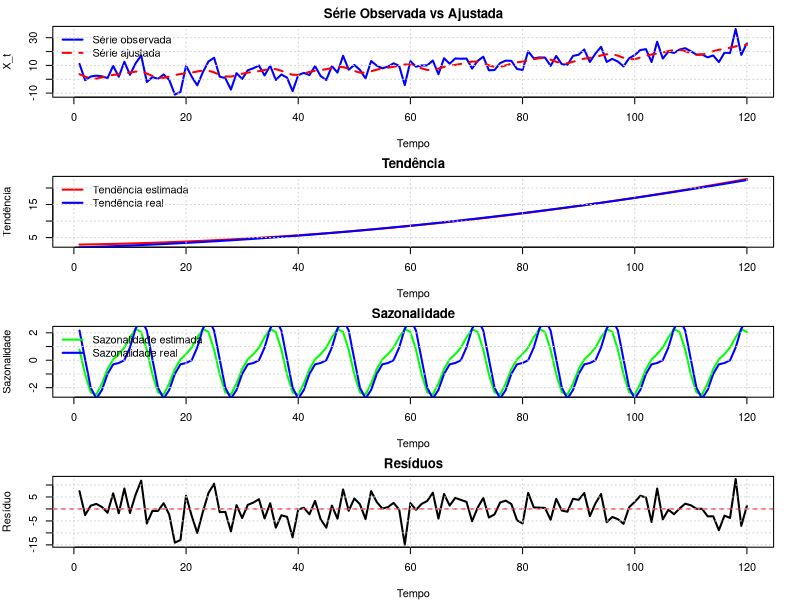
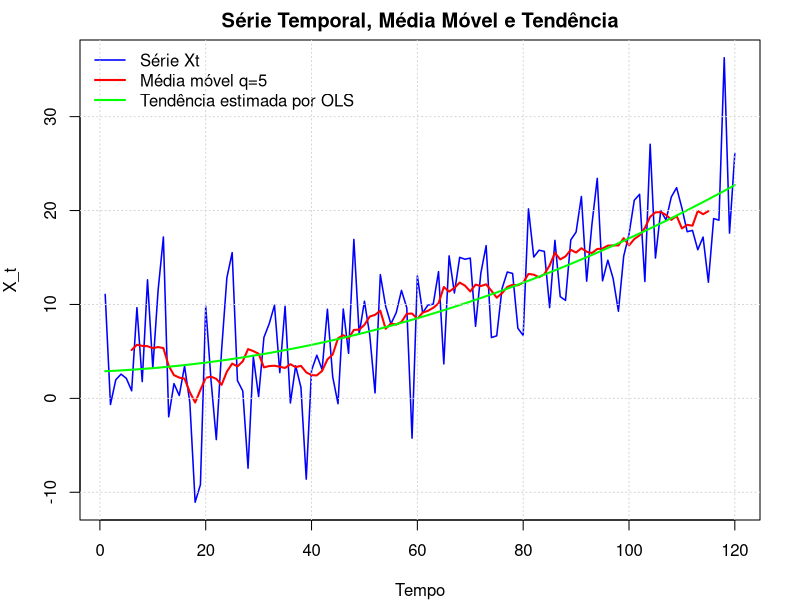

Reproduce these figures in R, in order.
############################################################
# AULA PRÁTICA – DECOMPOSIÇÃO CLÁSSICA DE SÉRIES TEMPORAIS
# TENDÊNCIA E SAZONALIDADE
############################################################

rm(list = ls())

set.seed(42)

############################################################
# 1. PARÂMETROS GERAIS
############################################################

n_anos <- 10

s <- 12

n <- n_anos * s

sigma <- 5

############################################################
# 2. FUNÇÕES DE CONSTRUÇÃO DAS MATRIZES
############################################################

############################################################
# MATRIZ DE TENDÊNCIA POLINOMIAL
############################################################

criar_matriz_tendencia <- function(t, grau){
  
  n <- length(t)
  
  numero_colunas <- grau + 1
  
  X <- matrix(0,nrow = n,ncol = numero_colunas)
  
  for(i in 1:n){
    
    for(j in 0:grau){
      X[i,j+1] <- t[i]^j
    }
  }
  return(X)
}

############################################################
# MATRIZ DE FOURIER
############################################################

criar_matriz_fourier <- function(t, periodo, K){
  
  n <- length(t)
  
  numero_colunas <- 2 * K
  
  X <- matrix(0,nrow = n,ncol = numero_colunas)
  
  for(i in 1:n){
    
    for(k in 1:K){
      
      coluna_cos <- 2*k - 1
      coluna_sin <- 2*k
      
      X[i,coluna_cos] <-cos(2 * pi * k * t[i] / periodo)
      
      X[i,coluna_sin] <-sin(2 * pi * k * t[i] / periodo)
    }
  }
  return(X)
}

############################################################
# MATRIZ DE DUMMIES SAZONAIS
############################################################

criar_matriz_dummies <- function(t, periodo){
  
  n <- length(t)
  
  numero_colunas <- periodo - 1
  
  X <- matrix(0,nrow = n,ncol = numero_colunas)
  
  for(i in 1:n){
    
    mes <- ((t[i] - 1) %% periodo) + 1
    
    if(mes != 1){
      
      coluna <- mes - 1
      
      X[i,coluna] <- 1
    }
  }
  
  return(X)
}

############################################################
# 3. RUÍDO BRANCO
############################################################

simular_ruido_branco <- function(n, sigma){
  
  eps <- numeric(n)
  
  for(i in 1:n){
    
    eps[i] <- rnorm(1,mean = 0,sd = sigma
    )
  }
  
  return(eps)
}

############################################################
# 4. SIMULAÇÃO DA SÉRIE TEMPORAL
############################################################

simular_serie <- function(beta_tendencia,
                          X_tendencia,
                          X_sazonal,
                          beta_sazonal,
                          sigma){
  
  n <- nrow(X_tendencia)
  
  numero_colunas_tendencia <-ncol(X_tendencia)
  
  numero_colunas_sazonal <-ncol(X_sazonal)
  
  eps <- simular_ruido_branco(n, sigma)
  
  Xt <- numeric(n)
  
  for(i in 1:n){
    
    valor_tendencia <- 0
    
    for(j in 1:numero_colunas_tendencia){
      
      valor_tendencia <-valor_tendencia +X_tendencia[i,j] *beta_tendencia[j]
    }
    
    valor_sazonal <- 0
    
    for(j in 1:numero_colunas_sazonal){
      
      valor_sazonal <-valor_sazonal +X_sazonal[i,j] *beta_sazonal[j]
    }
    
    Xt[i] <-valor_tendencia + valor_sazonal + eps[i]
  }
  return(Xt)
}

############################################################
# 5. MÉDIA MÓVEL
############################################################

############################################################
# MÉDIA MÓVEL CENTRADA DE RAIO q
############################################################

calcular_media_movel <- function(serie,q){
  
  n <- length(serie)
  
  numero_medias <- n - 2*q
  
  medias <- numeric(numero_medias)
  
  if(numero_medias > 0){
    
    for(t in (q+1):(n-q)){
      
      soma <- 0
      
      for(j in (t-q):(t+q)){
        
        soma <- soma + serie[j]
      }
      
      medias[t-q] <-soma / (2*q + 1)
    }
  }
  return(medias)
}

############################################################
# 6. MÉDIA AMOSTRAL
############################################################

calcular_media_amostral <- function(serie){
  
  n <- length(serie)
  
  soma <- 0
  
  for(i in 1:n){
    soma <- soma + serie[i]
  }
  
  media <- soma / n
  
  return(media)
}

############################################################
# 7. ESTIMAÇÃO OLS
############################################################

############################################################
# PRODUTO MATRIZ-VETOR
############################################################

multiplicar_matriz_vetor <- function(X,beta){
  
  n <- nrow(X)
  
  numero_colunas <- ncol(X)
  
  resultado <- numeric(n)
  
  for(i in 1:n){
    
    valor <- 0
    
    for(j in 1:numero_colunas){
      
      valor <-valor + X[i,j] * beta[j]
    }
    
    resultado[i] <- valor
  }
  
  return(resultado)
}

############################################################
# MATRIZ X TRANSPOSTA VEZES X
############################################################

calcular_XtX <- function(X){
  
  numero_linhas <- nrow(X)
  
  numero_colunas <- ncol(X)
  
  resultado <- matrix(0,nrow = numero_colunas,ncol = numero_colunas)
  
  for(i in 1:numero_colunas){
    
    for(j in 1:numero_colunas){
      
      soma <- 0
      
      for(k in 1:numero_linhas){
        
        soma <-soma + X[k,i] * X[k,j]
        
      }
      
      resultado[i,j] <- soma
    }
  }
  
  return(resultado)
}

############################################################
# MATRIZ X TRANSPOSTA VEZES y
############################################################

calcular_Xty <- function(X,y){
  
  numero_linhas <- nrow(X)
  
  numero_colunas <- ncol(X)
  
  resultado <- numeric(numero_colunas)
  
  for(i in 1:numero_colunas){
    
    soma <- 0
    
    for(k in 1:numero_linhas){
      
      soma <-soma + X[k,i] * y[k]
    }
    
    resultado[i] <- soma
  }
  
  return(resultado)
}

############################################################
# ESTIMAÇÃO DOS COEFICIENTES POR OLS
############################################################

ajustar_ols <- function(X,y){
  
  XtX <- calcular_XtX(X)
  
  Xty <- calcular_Xty(X,y)
  
  beta_hat <- solve(XtX,Xty)
  
  beta_hat <- as.numeric(beta_hat)
  
  return(beta_hat)
}

############################################################
# 8. AJUSTE DO MODELO COMPLETO
############################################################

ajustar_modelo <- function(t, y, grau_tendencia = 2, periodo = 12, K = 2, metodo_sazonal = "fourier"){
  
  t <- as.numeric(t)
  
  y <- as.numeric(y)
  
  ##########################################################
  # MATRIZ DE TENDÊNCIA
  ##########################################################
  
  X_tendencia <- criar_matriz_tendencia(t, grau_tendencia)
  
  ##########################################################
  # MATRIZ DE SAZONALIDADE
  ##########################################################
  
  if(metodo_sazonal == "fourier"){
    
    X_sazonal <- criar_matriz_fourier(t, periodo, K)
    
  } else if(metodo_sazonal == "dummies"){
    
    X_sazonal <-criar_matriz_dummies(t, periodo)
    
  } else {
    
    stop("Método sazonal inválido")
  }
  
  ##########################################################
  # MATRIZ COMPLETA
  ##########################################################
  
  X_full <-cbind(X_tendencia, X_sazonal)
  
  ##########################################################
  # ESTIMAÇÃO DOS COEFICIENTES
  ##########################################################
  
  beta_hat <-ajustar_ols(X_full, y)
  
  ##########################################################
  # VALORES AJUSTADOS
  ##########################################################
  
  y_hat <-multiplicar_matriz_vetor(X_full, beta_hat)
  
  ##########################################################
  # NÚMERO DE COEFICIENTES DA TENDÊNCIA
  ##########################################################
  
  numero_colunas_tendencia <-ncol(X_tendencia)
  
  ##########################################################
  # COEFICIENTES DA TENDÊNCIA
  ##########################################################
  
  beta_tendencia_hat <-numeric(numero_colunas_tendencia)
  
  for(i in 1:numero_colunas_tendencia){
    
    beta_tendencia_hat[i] <- beta_hat[i]
    
  }
  
  ##########################################################
  # COEFICIENTES DA SAZONALIDADE
  ##########################################################
  
  numero_colunas_sazonal <-
    ncol(X_sazonal)
  
  beta_sazonal_hat <-
    numeric(numero_colunas_sazonal)
  
  for(i in 1:numero_colunas_sazonal){
    
    beta_sazonal_hat[i] <-beta_hat[numero_colunas_tendencia + i]
  }
  
  ##########################################################
  # TENDÊNCIA ESTIMADA
  ##########################################################
  
  tendencia_hat <-multiplicar_matriz_vetor(X_tendencia, beta_tendencia_hat)
  
  ##########################################################
  # SAZONALIDADE ESTIMADA
  ##########################################################
  
  sazonalidade_hat <-multiplicar_matriz_vetor(X_sazonal, beta_sazonal_hat)
  
  ##########################################################
  # RESÍDUOS
  ##########################################################
  
  n <- length(y)
  
  residuos <- numeric(n)
  
  for(i in 1:n){
    
    residuos[i] <- y[i] - y_hat[i]
  }
  
  return(
    list(
      beta_hat = beta_hat,
      y_hat = y_hat,
      tendencia = tendencia_hat,
      sazonalidade = sazonalidade_hat,
      residuos = residuos,
      X_full = X_full,
      grau_tendencia = grau_tendencia,
      periodo = periodo,
      K = K,
      metodo_sazonal = metodo_sazonal
    )
  )
}

############################################################
# 9. DIAGNÓSTICO
############################################################

diagnostico <- function(y,residuos){
  
  n <- length(y)
  
  ##########################################################
  # SOMA DOS QUADRADOS DOS RESÍDUOS
  ##########################################################
  
  ss_res <- 0
  
  for(i in 1:n){
    ss_res <- ss_res + residuos[i]^2
  }
  
  ##########################################################
  # MÉDIA DE y
  ##########################################################
  
  media_y <- calcular_media_amostral(y)
  
  ##########################################################
  # SOMA TOTAL DOS QUADRADOS
  ##########################################################
  
  ss_tot <- 0
  
  for(i in 1:n){
    
    d <- y[i] - media_y
    
    ss_tot <-ss_tot + d^2
  }
  
  ##########################################################
  # MÉDIA DOS RESÍDUOS
  ##########################################################
  
  media_residuos <-calcular_media_amostral(residuos)
  
  ##########################################################
  # VARIÂNCIA DOS RESÍDUOS
  ##########################################################
  
  soma_quadrados <- 0
  
  for(i in 1:n){
    
    d <-residuos[i] - media_residuos
    
    soma_quadrados <- soma_quadrados + d^2
  }
  
  variancia_residuos <-soma_quadrados / (n - 1)
  
  ##########################################################
  # RMSE
  ##########################################################
  
  rmse <-sqrt(ss_res / n)
  
  ##########################################################
  # R²
  ##########################################################
  
  r2 <-1 - ss_res / ss_tot
  
  return(list(media = media_residuos, variancia = variancia_residuos, rmse = rmse, r2 = r2))
}

############################################################
# 10. PREVISÃO
############################################################

prever <- function(modelo,t_futuro){
  
  t_futuro <- as.numeric(t_futuro)
  
  grau_tendencia <-modelo$grau_tendencia
  
  periodo <-modelo$periodo
  
  K <-modelo$K
  
  metodo_sazonal <-modelo$metodo_sazonal
  
  ##########################################################
  # MATRIZ DE TENDÊNCIA FUTURA
  ##########################################################
  
  X_tendencia_fut <-criar_matriz_tendencia(t_futuro,grau_tendencia)
  
  ##########################################################
  # MATRIZ SAZONAL FUTURA
  ##########################################################
  
  if(metodo_sazonal == "fourier"){
    
    X_sazonal_fut <-criar_matriz_fourier(t_futuro, periodo, K)
    
  } else {
    
    X_sazonal_fut <-criar_matriz_dummies(t_futuro, periodo)
  }
  
  ##########################################################
  # MATRIZ FUTURA COMPLETA
  ##########################################################
  
  X_fut <-cbind(X_tendencia_fut, X_sazonal_fut)
  
  ##########################################################
  # PREVISÕES
  ##########################################################
  
  previsoes <- multiplicar_matriz_vetor(X_fut, modelo$beta_hat)
  
  return(previsoes)
}

############################################################
# 11. PLOTS
############################################################

############################################################
# SÉRIE OBSERVADA + AJUSTADA
############################################################

plot_serie_ajustada <- function(t,serie,ajustada){
  
  plot(
    t,
    serie,
    type = "l",
    col = "blue",
    lwd = 2,
    xlab = "Tempo",
    ylab = "X_t",
    main = "Série Observada vs Ajustada"
  )
  
  lines(
    t,
    ajustada,
    col = "red",
    lwd = 2,
    lty = 2
  )
  
  legend(
    "topleft",
    legend = c(
      "Série observada",
      "Série ajustada"
    ),
    col = c(
      "blue",
      "red"
    ),
    lwd = c(
      2,
      2
    ),
    lty = c(
      1,
      2
    ),
    bty = "n"
  )
  
  grid()
}

############################################################
# TENDÊNCIA
############################################################

plot_tendencia <- function(t, tendencia_estimada, tendencia_real = NULL){
  
  plot(
    t,
    tendencia_estimada,
    type = "l",
    col = "red",
    lwd = 2,
    xlab = "Tempo",
    ylab = "Tendência",
    main = "Tendência"
  )
  
  if(!is.null(tendencia_real)){
    
    lines(
      t,
      tendencia_real,
      col = "blue",
      lwd = 2
    )
    
    legend(
      "topleft",
      legend = c(
        "Tendência estimada",
        "Tendência real"
      ),
      col = c(
        "red",
        "blue"
      ),
      lwd = 2,
      bty = "n"
    )
  }
  
  grid()
}

############################################################
# SAZONALIDADE
############################################################

plot_sazonalidade <- function(t, sazonalidade_estimada, sazonalidade_real = NULL){
  
  plot(
    t,
    sazonalidade_estimada,
    type = "l",
    col = "green",
    lwd = 2,
    xlab = "Tempo",
    ylab = "Sazonalidade",
    main = "Sazonalidade"
  )
  
  if(!is.null(sazonalidade_real)){
    
    lines(
      t,
      sazonalidade_real,
      col = "blue",
      lwd = 2
    )
    
    legend(
      "topleft",
      legend = c(
        "Sazonalidade estimada",
        "Sazonalidade real"
      ),
      col = c(
        "green",
        "blue"
      ),
      lwd = 2,
      bty = "n"
    )
  }
  
  grid()
}

############################################################
# RESÍDUOS
############################################################

plot_residuos <- function(t, residuos){
  
  plot(
    t,
    residuos,
    type = "l",
    col = "black",
    lwd = 2,
    xlab = "Tempo",
    ylab = "Resíduo",
    main = "Resíduos"
  )
  
  abline(
    h = 0,
    col = "red",
    lty = 2
  )
  
  grid()
}

############################################################
# 12. EXEMPLO DE USO
############################################################

############################################################
# VETOR DE TEMPO
############################################################

t <- 1:n

############################################################
# COEFICIENTES DA TENDÊNCIA
############################################################

beta_tendencia <-c(2,0.05,0.001)

grau_tendencia <- 2

############################################################
# MATRIZ DE TENDÊNCIA
############################################################

X_tendencia <-criar_matriz_tendencia(t, grau_tendencia)

############################################################
# COEFICIENTES SAZONAIS
############################################################

alpha <-c(2,1)

beta_h <-c(-1,0.5)

K <- 2

############################################################
# MATRIZ DE FOURIER
############################################################

X_sazonal <-criar_matriz_fourier(t, s, K)

############################################################
# VETOR DE COEFICIENTES SAZONAIS
############################################################

beta_sazonal <- numeric(2 * K)

for(k in 1:K){
  
  coluna_cos <- 2*k - 1
  coluna_sin <- 2*k
  
  beta_sazonal[coluna_cos] <-alpha[k]
  
  beta_sazonal[coluna_sin] <-beta_h[k]
}

############################################################
# SIMULAÇÃO DA SÉRIE
############################################################

Xt <-simular_serie(beta_tendencia = beta_tendencia,
    X_tendencia = X_tendencia,
    X_sazonal = X_sazonal,
    beta_sazonal = beta_sazonal,
    sigma = sigma)

############################################################
# TENDÊNCIA REAL
############################################################

tendencia_real <-multiplicar_matriz_vetor(X_tendencia, beta_tendencia)

############################################################
# SAZONALIDADE REAL
############################################################

sazonalidade_real <-multiplicar_matriz_vetor(X_sazonal, beta_sazonal)

############################################################
# MÉDIA MÓVEL
############################################################

q <- 5

tendencia_media_movel <-calcular_media_movel(Xt, q)

############################################################
# 13. AJUSTE DO MODELO
############################################################

modelo <-ajustar_modelo(t = t, y = Xt, grau_tendencia = 2, periodo = 12, K = 2, metodo_sazonal = "fourier")

############################################################
# 14. DIAGNÓSTICO
############################################################

resultado_diagnostico <-diagnostico(y = Xt ,residuos = modelo$residuos)

cat("Média dos resíduos:", resultado_diagnostico$media, "\n")

cat("Variância dos resíduos:", resultado_diagnostico$variancia, "\n")

cat("RMSE:", resultado_diagnostico$rmse, "\n")

cat("R²:",resultado_diagnostico$r2,"\n")

############################################################
# 15. COEFICIENTES ESTIMADOS
############################################################

cat("Coeficientes estimados:\n")

print(modelo$beta_hat)

############################################################
# 16. GRÁFICOS
############################################################

par(mfrow = c(4,1),mar = c(4,4,2,2))

############################################################
# SÉRIE OBSERVADA + AJUSTADA
############################################################

plot_serie_ajustada(t = t, serie = Xt, ajustada = modelo$y_hat)

############################################################
# TENDÊNCIA
############################################################

plot_tendencia(t = t, tendencia_estimada = modelo$tendencia, tendencia_real = tendencia_real)

############################################################
# SAZONALIDADE
############################################################

plot_sazonalidade(t = t, sazonalidade_estimada = modelo$sazonalidade, sazonalidade_real = sazonalidade_real)

############################################################
# RESÍDUOS
############################################################

plot_residuos(t = t, residuos = modelo$residuos)

par(mfrow = c(1,1))

############################################################
# 17. COMPARAÇÃO ENTRE MÉDIA MÓVEL E TENDÊNCIA ESTIMADA
############################################################

plot(
  t,
  Xt,
  type = "l",
  col = "blue",
  lwd = 1.5,
  xlab = "Tempo",
  ylab = "X_t",
  main = "Série Temporal, Média Móvel e Tendência"
)

tempo_media <-
  (q+1):(n-q)

lines(
  tempo_media,
  tendencia_media_movel,
  col = "red",
  lwd = 2
)

lines(
  t,
  modelo$tendencia,
  col = "green",
  lwd = 2
)

legend(
  "topleft",
  legend = c(
    "Série Xt",
    paste0("Média móvel q=",q),
    "Tendência estimada por OLS"
  ),
  col = c(
    "blue",
    "red",
    "green"
  ),
  lwd = c(
    1.5,
    2,
    2
  ),
  bty = "n"
)

grid()

############################################################
# 18. PREVISÃO
############################################################

############################################################
# NOVOS INSTANTES DE TEMPO
############################################################

t_futuro <- (n+1):(n+12)

############################################################
# PREVISÕES
############################################################

previsoes <-prever(modelo, t_futuro)

cat("Previsões para os próximos 12 períodos:\n")

print(previsoes)

############################################################
# FIM
############################################################
